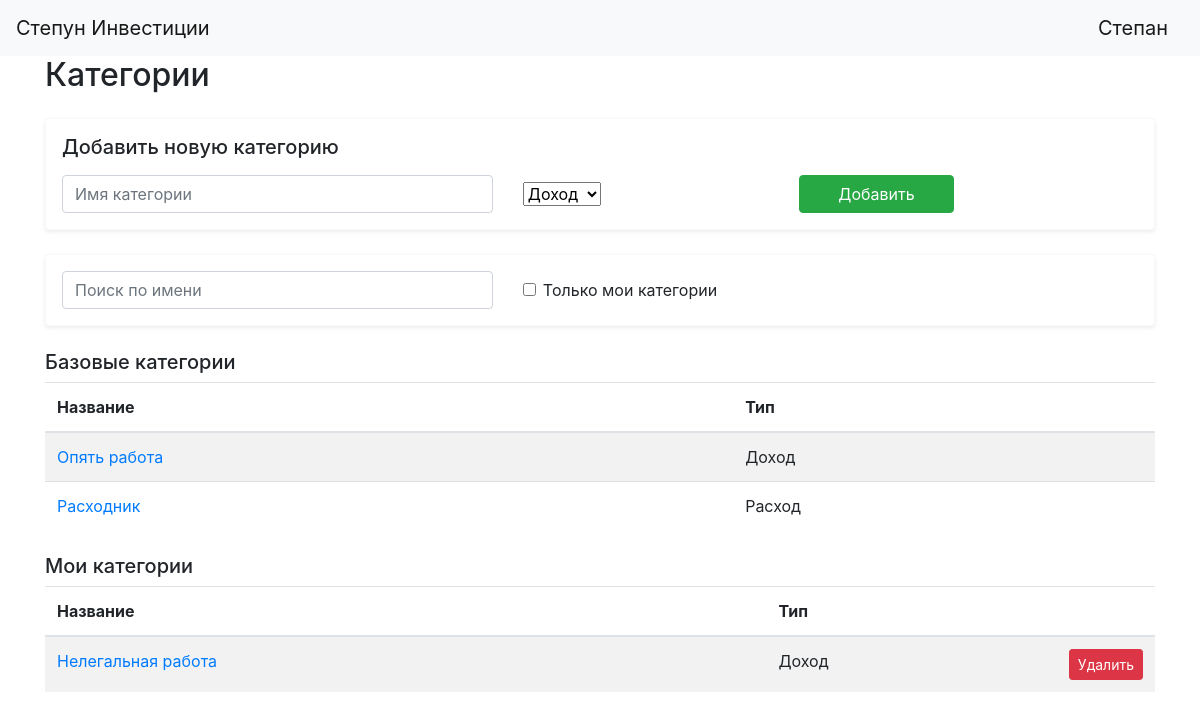
Before: /categories (signed in) with the older database file.
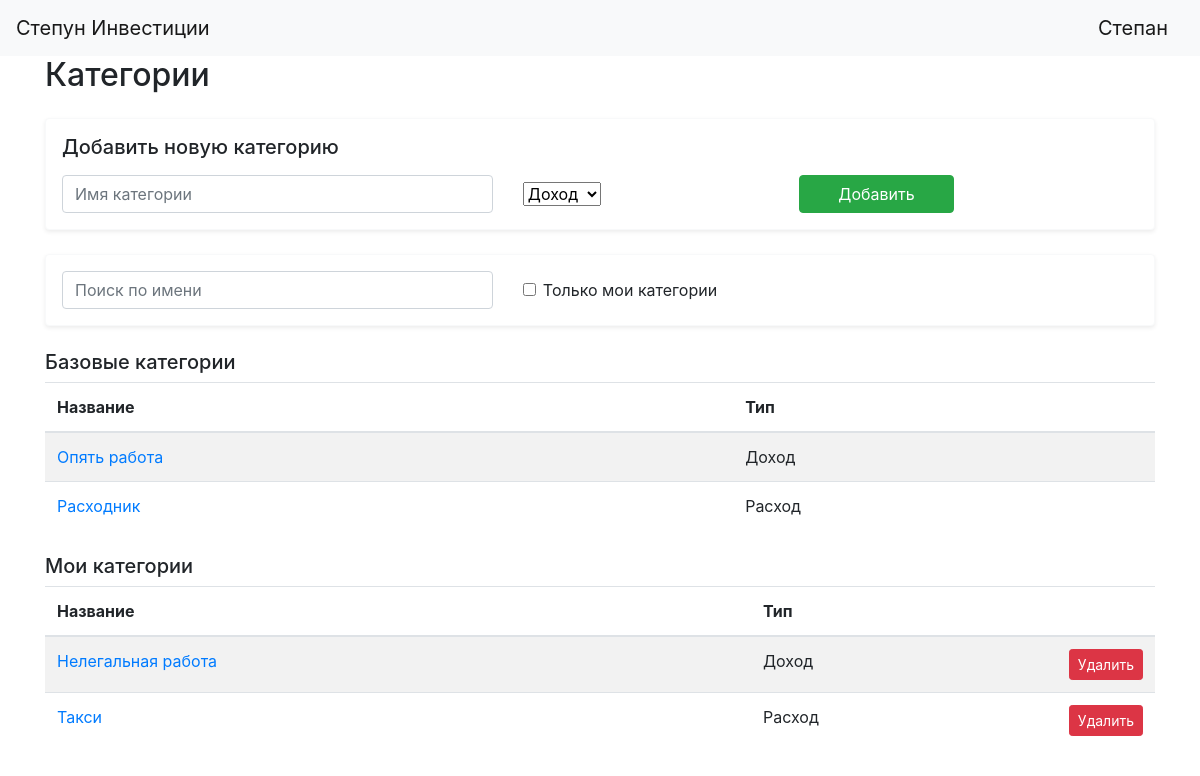
After: the same page with the newer database file.
### data/users.py (models this page shows, shortened)
class User(SqlAlchemyBase, UserMixin):
    __tablename__ = 'users'
    id = sqlalchemy.Column(sqlalchemy.Integer, primary_key=True, autoincrement=True)
    username = sqlalchemy.Column(sqlalchemy.String, nullable=True, unique=True)
    password_hash = sqlalchemy.Column(sqlalchemy.String, nullable=True)
    email = sqlalchemy.Column(sqlalchemy.String, index=True, unique=True, nullable=True)
    created_date = sqlalchemy.Column(sqlalchemy.DateTime, default=datetime.datetime.now)
    operations = orm.relationship("Operation", back_populates='user')
    categories = orm.relationship("Category", back_populates='user')

### data/category.py (models this page shows)
class Category(SqlAlchemyBase):
    __tablename__ = 'category'
    id = sqlalchemy.Column(sqlalchemy.Integer, primary_key=True, autoincrement=True)
    name = sqlalchemy.Column(sqlalchemy.String, nullable=True)
    type = sqlalchemy.Column(sqlalchemy.String, nullable=False)
    user_id = sqlalchemy.Column(sqlalchemy.Integer, sqlalchemy.ForeignKey("users.id"), nullable=True)
    user = orm.relationship('User')

### main.py (the view, shortened to what this page needs)
@app.route('/categories', methods=['GET', 'POST'])
@login_required
def categories():
    form = CategoryForm()
    db_sess = db_session.create_session()
    page = request.args.get('page', 1, type=int)
    search_query = request.args.get('search', '')
    show_my = request.args.get('show_my', '0') == '1'
    query = db_sess.query(Category)
    if search_query:
        query = query.filter(Category.name.ilike(f"%{search_query}%"))
    if show_my:
        query = query.filter(Category.user_id == current_user.id)
        categories_list = query.order_by(Category.name).all()
        base_categories = []
        user_categories = categories_list
    else:
        categories_list = query.order_by(Category.name).all()
        base_categories = [c for c in categories_list if c.user_id is None]
        user_categories = [c for c in categories_list if c.user_id == current_user.id]
    per_page = 10
    total_pages = math.ceil(len(user_categories) / per_page)
    user_categories = user_categories[(page - 1) * per_page: page * per_page]
    return render_template(
        "category_manager.html",
        base_categories=base_categories,
        user_categories=user_categories,
        current_page=page,
        total_pages=total_pages,
        search_query=search_query,
        show_my=show_my,
        form=form,
        title='Категории'
    )

### forms/cat_form.py
class CategoryForm(FlaskForm):
    name = StringField("Название категории", validators=[DataRequired()])
    type = SelectField("Тип", choices=[("income", "Доход"), ("expense", "Расход")], validators=[DataRequired()])
    submit = SubmitField("Добавить")

### data/db_session.py (called while the page is built)
def create_session() -> Session:
    global __factory
    return __factory()

### main.py (called while the page is built)
@login_manager.user_loader
def load_user(user_id):
    db_sess = db_session.create_session()
    return db_sess.query(User).get(user_id)

### templates/category_manager.html (shortened to what this page needs)
{% extends "base.html" %}
{% block content %}
<h2 class="mb-4">Категории</h2>
<div class="card p-3 mb-4 shadow-sm border-light">
    <h5 class="mb-3">Добавить новую категорию</h5>
    <form method="post" class="row g-2 align-items-center">
        <div class="col-md-5">
            {{ form.name(class="form-control", placeholder="Имя категории") }}
        </div>
        <div class="col-md-3">
            {{ form.type(class="form-select") }}
        </div>
        <div class="col-md-2">
            {{ form.submit(class="btn btn-success w-100") }}
        </div>
    </form>
</div>
<div class="card p-3 mb-4 shadow-sm border-light">
    <form method="get" class="row g-2 align-items-center" id="search-form">
        <div class="col-md-5">
            <input type="text" name="search" class="form-control" placeholder="Поиск по имени"
                   value="{{ request.args.get('search', '') }}" id="search-input">
        </div>
        <div class="col-md-3">
            <div class="form-check">
                <input type="checkbox" name="show_my" value="1" class="form-check-input"
                       id="toggle-my-categories" {% if show_my %}checked{% endif %}>
                <label class="form-check-label" for="toggle-my-categories">
                    Только мои категории
                </label>
            </div>
        </div>
    </form>
</div>
{% if user_categories or base_categories %}
    {% if not show_my %}
    <div id="base-categories-block">
        <h5 class="mt-4">Базовые категории</h5>
        <table class="table table-striped mt-2">
            <thead>
                <tr>
                    <th>Название</th>
                    <th>Тип</th>
                </tr>
            </thead>
            <tbody>
                {% for category in base_categories %}
                    <tr>
                        <td>
                            <a href="{{ url_for('operations', selected_category=category.id) }}">
                                {{ category.name }}
                            </a>
                        </td>
                        <td>{{ 'Доход' if category.type == 'income' else 'Расход' }}</td>
                    </tr>
                {% endfor %}
            </tbody>
        </table>
    </div>
    {% endif %}
    {% if user_categories %}
        <h5 class="mt-4">Мои категории</h5>
        <table class="table table-striped mt-2">
            <thead>
                <tr>
                    <th>Название</th>
                    <th>Тип</th>
                    <th style="width: 80px;"></th>
                </tr>
            </thead>
            <tbody>
                {% for category in user_categories %}
                    <tr>
                        <td>
                            <a href="{{ url_for('operations', selected_category=category.id) }}">
                                {{ category.name }}
                            </a>
                        </td>
                        <td>{{ 'Доход' if category.type == 'income' else 'Расход' }}</td>
                        <td>
                            <form method="POST" action="{{ url_for('delete_category', id=category.id) }}"
                                  onsubmit="return confirm('Удалить категорию? Все операции с этой категорией также будут удалены.');">
                                <button type="submit" class="btn btn-danger btn-sm">Удалить</button>
                            </form>
                        </td>
                    </tr>
                {% endfor %}
            </tbody>
        </table>
    {% endif %}
{% else %}
    <p class="mt-4">Категории не найдены.</p>
{% endif %}
{% endblock %}

### templates/base.html (shortened to what this page needs)
<!doctype html>
<html lang="en">
<head>
    <link rel="stylesheet"
          href="https://stackpath.bootstrapcdn.com/bootstrap/4.4.1/css/bootstrap.min.css"
>
    <link rel="stylesheet" href="https://cdn.jsdelivr.net/npm/flatpickr/dist/flatpickr.min.css">
</head>
<body>
<header>
    <nav class="navbar navbar-light bg-light">
        <a class="navbar-brand" href="/">Степун Инвестиции</a>
        {% if current_user.is_authenticated %}
            <a class="navbar-brand" href="/logout">{{ current_user.username }}</a>
        {% else %}
            <p>
                <a class="btn btn-primary " href="/register">Зарегистрироваться</a>
                <a class="btn btn-success" href="/login">Войти</a>
            </p>
        {% endif %}
    </nav>
</header>
<main role="main" class="container">
    {% block content %}{% endblock %}
</main>
</body>
</html>

Changed rows visible on the page:
added Category: name "Такси", type "Расход", shown under "Мои категории"
